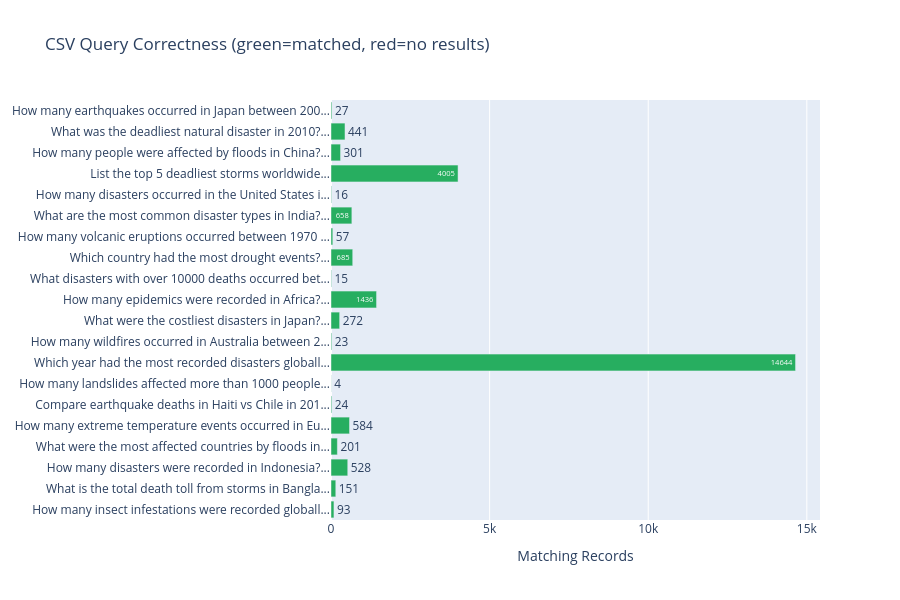

The notebook cell this image was saved under:
### Markdown cell above
## 6. Evaluation

Evaluate using the golden dataset (50 Q&A pairs) and compare retrieval strategies.

### Code cell
# --- Section 6: Evaluation ---
from src.evaluation.evaluator import (
    load_golden_dataset, evaluate_csv_query_correctness, run_full_evaluation
)
from src.evaluation.dashboard import render_metrics_table, render_csv_correctness_chart

# Load golden dataset
golden = load_golden_dataset()
print(f"Golden dataset: {len(golden)} items")

# CSV query correctness
csv_eval = evaluate_csv_query_correctness(golden)
print(f"\nCSV Query Correctness: {csv_eval['correct']}/{csv_eval['total']} = {csv_eval['accuracy']:.1%}")

# Display correctness chart
fig = render_csv_correctness_chart(csv_eval["details"])
fig.show()

### Figure 1 — Plotly figure (JSON) as saved in the notebook; plotly's stock layout.template omitted (floating-point values rounded to 4 significant figures)
{"data": [{"marker": {"color": ["#27ae60", "#27ae60", "#27ae60", "#27ae60", "#27ae60", "#27ae60", "#27ae60", "#27ae60", "#27ae60", "#27ae60", "#27ae60", "#27ae60", "#27ae60", "#27ae60", "#27ae60", "#27ae60", "#27ae60", "#27ae60", "#27ae60", "#27ae60"]}, "orientation": "h", "text": ["27", "441", "301", "4005", "16", "658", "57", "685", "15", "1436", "272", "23", "14644", "4", "24", "584", "201", "528", "151", "93"], "textposition": "auto", "type": "bar", "x": [27, 441, 301, 4005, 16, 658, 57, 685, 15, 1436, 272, 23, 14644, 4, 24, 584, 201, 528, 151, 93], "y": ["How many earthquakes occurred in Japan between 200...", "What was the deadliest natural disaster in 2010?...", "How many people were affected by floods in China?...", "List the top 5 deadliest storms worldwide...", "How many disasters occurred in the United States i...", "What are the most common disaster types in India?...", "How many volcanic eruptions occurred between 1970 ...", "Which country had the most drought events?...", "What disasters with over 10000 deaths occurred bet...", "How many epidemics were recorded in Africa?...", "What were the costliest disasters in Japan?...", "How many wildfires occurred in Australia between 2...", "Which year had the most recorded disasters globall...", "How many landslides affected more than 1000 people...", "Compare earthquake deaths in Haiti vs Chile in 201...", "How many extreme temperature events occurred in Eu...", "What were the most affected countries by floods in...", "How many disasters were recorded in Indonesia?...", "What is the total death toll from storms in Bangla...", "How many insect infestations were recorded globall..."]}], "layout": {"height": 600, "title": {"text": "CSV Query Correctness (green=matched, red=no results)"}, "width": 900, "xaxis": {"title": {"text": "Matching Records"}}, "yaxis": {"autorange": "reversed"}}}
